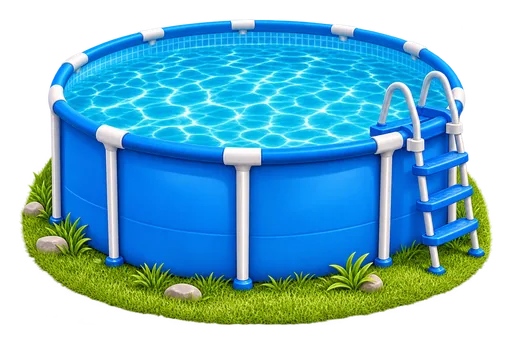
#> input picture img/draft/garten/aufstellpool.webp, 512 x 344 px
$ python -i bilder-import.py   (imports and definitions only)
#> lines starting #> are read from the running program, lines starting #| are printed output that depends on the picture
"""Importiert KI-Bilder für den 20€ Draft.

Aufruf:  python3 tools/bilder-import.py <paket-id> "<Name des Dings>=<pfad/zum/bild.png>" ...
Beispiel: python3 tools/bilder-import.py garten "Hot Tub=~/Downloads/hottub.png"

- schneidet transparente Ränder ab, verkleinert auf max. 512 px, speichert als WebP
- legt die Datei unter img/draft/<paket>/<slug>.webp ab
- trägt sie in js/data/draft-images.js ein (Name → Pfad)
"""
import json, os, re, sys
from PIL import Image

ROOT = os.path.dirname(os.path.dirname(os.path.abspath(__file__)))
MANIFEST = os.path.join(ROOT, "js/data/draft-images.js")

def slug(s):
    s = s.lower().replace("ä", "ae").replace("ö", "oe").replace("ü", "ue").replace("ß", "ss")
    return re.sub(r"[^a-z0-9]+", "-", s).strip("-")

def load():
    if not os.path.exists(MANIFEST): return {}
    txt = open(MANIFEST, encoding="utf-8").read()
    return json.loads(re.search(r"=\s*(\{.*\});", txt, re.S).group(1))

def save(m):
    with open(MANIFEST, "w", encoding="utf-8") as f:
        f.write("// 🖼️ Bilder für den 20€ Draft (Name des Dings → Bilddatei).\n")
        f.write("// Wird von tools/bilder-import.py gepflegt. Dinge ohne Bild zeigen ihre Emoji-Szene.\n")
        f.write("const DRAFT_IMAGES = " + json.dumps(dict(sorted(m.items())), ensure_ascii=False, indent=1) + ";\n")
        f.write('if (typeof module !== "undefined") module.exports = DRAFT_IMAGES;\n')

def convert(src, dst, size=512):
#> called with src = '../img/draft/garten/aufstellpool.webp', dst = 'out.png', size = 512
    im = Image.open(src).convert("RGBA")
#> im is the input picture: PIL image 512x344 RGBA; mean R, G, B, A 42.8, 108.1, 129.6, 170.6
    bbox = im.getchannel("A").point(lambda a: 255 if a > 8 else 0).getbbox()
#> bbox = (19, 19, 493, 325)
    if bbox: im = im.crop(bbox)
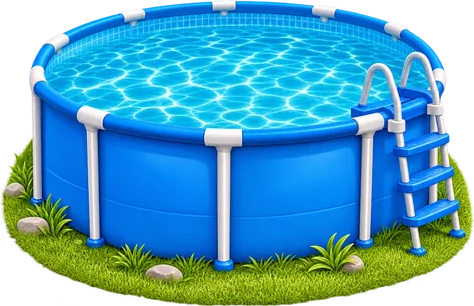
#> im: PIL image 474x306 RGBA; mean R, G, B, A 50.8, 129.8, 156.2, 207.1; transparent parts drawn white
    w, h = im.size; pad = int(max(w, h) * 0.04)
#> after `w, h = im.size`: w = 474; h = 306
#> after `pad = int(max(w, h) * 0.04)`: pad = 18
    canvas = Image.new("RGBA", (w + 2 * pad, h + 2 * pad), (0, 0, 0, 0)); canvas.paste(im, (pad, pad))
#> after `canvas = Image.new('RGBA', (w + 2 * pad, h + 2 * pad), (0, 0, 0, 0))`: canvas: PIL image 510x342 RGBA; every value is 0
#> after `canvas.paste(im, (pad, pad))`:
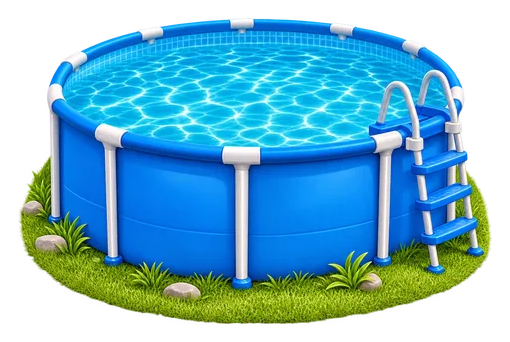
#> canvas: PIL image 510x342 RGBA; mean R, G, B, A 42.2, 108, 129.9, 172.3; transparent parts drawn white
    canvas.thumbnail((size, size), Image.LANCZOS)
    canvas.save(dst, "WEBP", quality=82, method=6)

# [11 lines not run here, left out]

>>> result = convert('../img/draft/garten/aufstellpool.webp', 'out.png')
